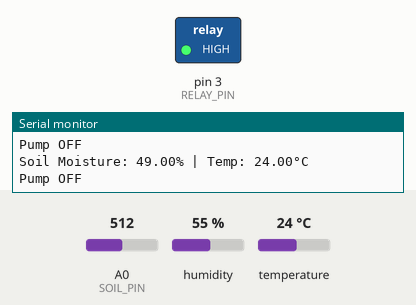
Bench run of a sketch on a simulated Arduino Uno, built with avr-gcc and run on an emulated ATmega328P. Parts: switched loads named in the sketch (green lamp = pin HIGH), the last lines printed to the serial monitor. The test bench sets the inputs (shaded band); at power-on: temperature 24 °C, A0 (SOIL_PIN) = 512, humidity 55 %.

Above: at 2.8 s.
2.9 s: temperature set to 35 °C
5.6 s: temperature set to 38 °C
At 6.6 s:
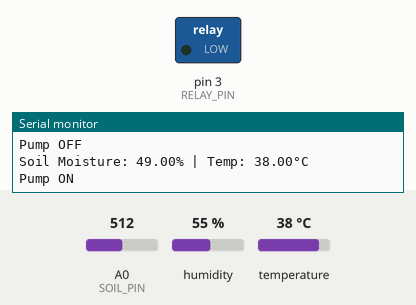
8.3 s: temperature set to 12 °C
At 11.3 s:
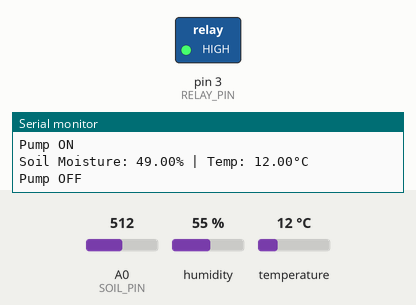
11.6 s: temperature set to 41 °C
At 12.7 s:
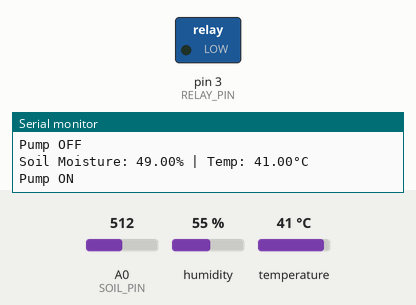
Timing chart, 0 to 14.6 s (numbered marks = the images above; inputs shaded):
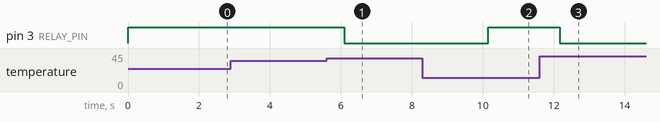

The sketch:

Soilmoisture.ino
```cpp
#include <DHT.h>

#define DHTPIN 2
#define DHTTYPE DHT11
#define SOIL_PIN A0
#define RELAY_PIN 3

DHT dht(DHTPIN, DHTTYPE);

void setup() {
  Serial.begin(9600);
  dht.begin();
  pinMode(RELAY_PIN, OUTPUT);
  digitalWrite(RELAY_PIN, HIGH); // Relay OFF by default
}

void loop() {
  int soilValue = analogRead(SOIL_PIN);
  float soilPercent = map(soilValue, 1023, 0, 0, 100); // Adjust based on calibration

  float temp = dht.readTemperature();

  Serial.print("Soil Moisture: ");
  Serial.print(soilPercent);
  Serial.print("% | Temp: ");
  Serial.print(temp);
  Serial.println("°C");

  // Condition to trigger pump
  if (soilPercent < 30 || temp > 36) {
    digitalWrite(RELAY_PIN, LOW);  // Turn ON relay
    Serial.println("Pump ON");
  } else {
    digitalWrite(RELAY_PIN, HIGH); // Turn OFF relay
    Serial.println("Pump OFF");
  }

  delay(2000); // Delay 2 seconds
}
 
```

Measured:
- the behaviour switches between 36 and 37 °C on temperature (found by bisection; images 0 and 1)
- after the input at 5.6 s, pin 3 (RELAY_PIN): HIGH → LOW after 0.50 s
- after the input at 8.3 s, pin 3 (RELAY_PIN): LOW → HIGH after 1.8 s
- after the input at 11.6 s, pin 3 (RELAY_PIN): HIGH → LOW after 0.57 s
